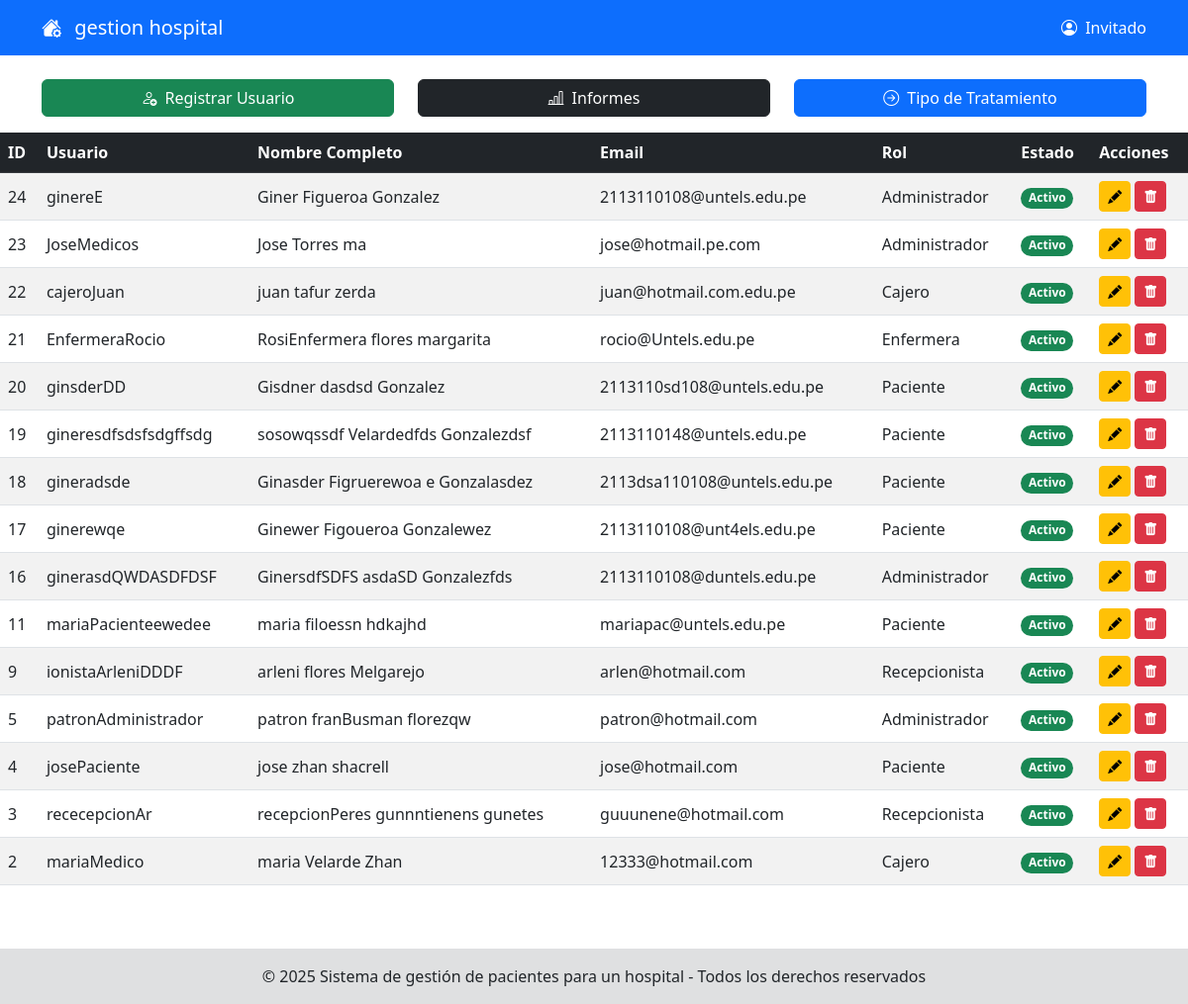
/modeloRol/administrador/gestionUsuario/indexGestionUsuario.php, run on an earlier commit of the app's database.
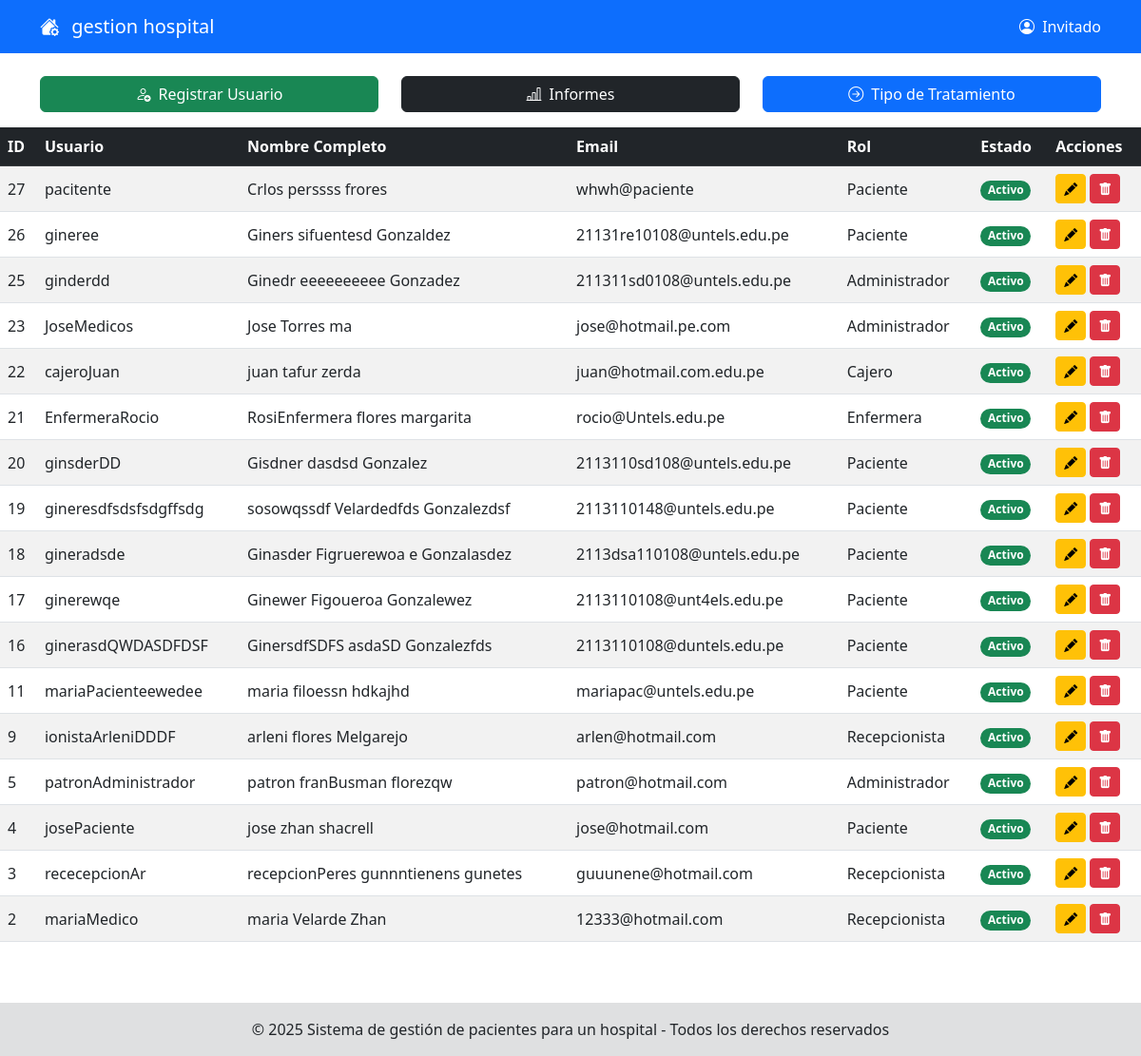
And on a later commit of the database.
### tables this page shows
CREATE TABLE `usuarios` (
  `id_usuario` int(11) NOT NULL,
  `id_rol` int(11) NOT NULL,
  `email` varchar(50) NOT NULL,
  `usuario_clave` varchar(255) NOT NULL,
  `usuario_usuario` varchar(50) NOT NULL,
  `nombre` varchar(50) NOT NULL,
  `apellido_paterno` varchar(50) NOT NULL,
  `apellido_materno` varchar(50) NOT NULL,
  `telefono` varchar(15) DEFAULT NULL,
  `activo` tinyint(1) DEFAULT 1,
  `ultimo_login` datetime DEFAULT NULL,
  `estatus` int(11) NOT NULL,
  `creado_en` timestamp NOT NULL DEFAULT current_timestamp(),
  `actualizado_en` timestamp NOT NULL DEFAULT current_timestamp() ON UPDATE current_timestamp()
);

CREATE TABLE `roles` (
  `id_rol` int(11) NOT NULL,
  `nombre` varchar(20) NOT NULL,
  `descripcion` varchar(100) DEFAULT NULL,
  `creado_en` timestamp NOT NULL DEFAULT current_timestamp()
);

### modeloRol/administrador/gestionUsuario/indexGestionUsuario.php (called while the page is built, shortened)
<?php
include_once('./formGestionUsuario.php');
$obj = new formGestionUsuario();
$obj->formGestionUsuarioShow();
?>

### modelo/conexion.php (called while the page is built, shortened)
<?php
class Conexion
{
    private static $instancia = null;
    private $connection;
    private $host = 'localhost';
    private $user = 'root';
    private $pass = '';
    private $dbName = 'opipitaltrabajo';
    private function __construct()
    {
        $this->connection = new mysqli($this->host, $this->user, $this->pass, $this->dbName);
        $this->connection->set_charset("utf8");
    }
    public static function getInstancia()
    {
        if (self::$instancia === null) {
            self::$instancia = new Conexion();
        }
        return self::$instancia;
    }
    public function getConnection()
    {
        return $this->connection;
    }
}
?>

### modelo/UsuarioDAO.php (called while the page is built, shortened)
<?php
include_once('Conexion.php');
class UsuarioDAO
{
    private $connection;
    public function __construct() {
        $this->connection = Conexion::getInstancia()->getConnection();
    }
    public function obtenerTodosUsuarios()
    {
        $sql = "SELECT u.id_usuario, u.usuario_usuario, u.nombre, u.apellido_paterno, u.apellido_materno, u.email, u.telefono, u.id_rol, u.activo, r.nombre as rol_nombre
                FROM usuarios u
                INNER JOIN roles r ON u.id_rol = r.id_rol
                ORDER BY u.id_usuario DESC";
        $resultado = $this->connection->query($sql);
        $usuarios = [];
        if ($resultado) {
            while ($fila = $resultado->fetch_assoc()) {
                $usuarios[] = $fila;
            }
        }
        return $usuarios;
    }
}

### modeloRol/administrador/gestionUsuario/formGestionUsuario.php (the view, shortened to what this page needs)
<?php
include_once("../../../shared/pantalla.php");
include_once("../../../modelo/UsuarioDAO.php");
class UsuarioIterator implements Iterator {
    private $usuarios;
    private $position = 0;
    public function __construct(array $usuarios) { $this->usuarios = $usuarios; }
    public function rewind(): void { $this->position = 0; }
    public function next(): void { ++$this->position; }
    public function valid(): bool { return isset($this->usuarios[$this->position]); }
}
class formGestionUsuario extends pantalla
{
    private function visitarEstadoUsuario($usuario) {
        $activo = $usuario['activo'] == 1;
        $color = $activo ? 'success' : 'danger';
        $texto = $activo ? 'Activo' : 'Inactivo';
        $esEliminable = $activo;
        $esReactivable = !$activo;
        return [
            'color' => $color,
            'texto' => $texto,
            'esEliminable' => $esEliminable,
            'esReactivable' => $esReactivable
        ];
    }
    public function formGestionUsuarioShow()
    {
        $this->cabeceraShow("Gestión de Usuarios");
        $objUsuarioDAO = new UsuarioDAO();
        $listaUsuarios = $objUsuarioDAO->obtenerTodosUsuarios();
        $usuarioIterator = new UsuarioIterator($listaUsuarios);
?>
<div class="row mb-3">
    <div class="col-md-4 text-start">
        <a href="./registrarUsuario/indexRegitroUsuario.php" class="btn btn-success w-100">
            <i class="bi bi-person-add me-2"></i>Registrar Usuario
        </a>
    </div>
    <div class="col-md-4 text-center">
        <a href="../gestionInformesFinanciero/indexDashboardBoletas.php" class="btn btn-dark w-100">
            <i class="bi bi-bar-chart-line me-2"></i>Informes
        </a>
    </div>
    <div class="col-md-4 text-end">
        <a href="../gestionTipoDeTratamientoCosto/indexTipoTratamiento.php" class="btn btn-primary w-100">
            <i class="bi bi-arrow-right-circle me-2"></i>Tipo de Tratamiento
        </a>
    </div>
</div>
            </div>
            <div class="table-responsive">
                <table class="table table-striped table-hover align-middle">
                    <thead>
                        <tr class="table-dark">
                            <th>ID</th><th>Usuario</th><th>Nombre Completo</th>
                            <th>Email</th><th>Rol</th><th>Estado</th><th>Acciones</th>
                        </tr>
                    </thead>
                    <tbody>
                        <?php
                        if ($usuarioIterator->valid()) {
                            foreach ($usuarioIterator as $usuario) {
                                $estadoVisitado = $this->visitarEstadoUsuario($usuario);
                        ?>
                                <tr>
                                    <td><?php echo htmlspecialchars($usuario['id_usuario']); ?></td>
                                    <td><?php echo htmlspecialchars($usuario['usuario_usuario']); ?></td>
                                    <td><?php echo htmlspecialchars($usuario['nombre'] . " " . $usuario['apellido_paterno'] . " " . $usuario['apellido_materno']); ?></td>
                                    <td><?php echo htmlspecialchars($usuario['email']); ?></td>
                                    <td><?php echo htmlspecialchars($usuario['rol_nombre'] ?? 'N/A'); ?></td>
                                    <td>
                                        <span class="badge rounded-pill bg-<?php echo $estadoVisitado['color']; ?>">
                                            <?php echo $estadoVisitado['texto']; ?>
                                        </span>
                                    </td>
                                    <td>
                                        <a href="./editarUsuario/indexEditarUsuario.php?id=<?php echo htmlspecialchars($usuario['id_usuario']); ?>" class="btn btn-sm btn-warning" title="Editar">
                                            <i class="bi bi-pencil-fill"></i>
                                        </a>
                                        <?php if ($estadoVisitado['esEliminable']) { ?>
                                            <button class="btn btn-sm btn-danger" title="Eliminar/Desactivar" onclick="confirmarEliminar(<?php echo htmlspecialchars($usuario['id_usuario']); ?>)">
                                                <i class="bi bi-trash-fill"></i>
                                            </button>
                                        <?php } ?>
                                    </td>
                                </tr>
                            <?php }
                        } else { ?>
                            <tr><td colspan="7" class="text-center">No hay usuarios registrados.</td></tr>
                        <?php } ?>
                    </tbody>
                </table>
            </div>
<?php
        $this->pieShow();
    }
}

### shared/pantalla.php (shortened to what this page needs)
<?php
class pantalla
{
    public function cabeceraShow($titulo = "")
    {
?>
<!DOCTYPE html>
<html lang="es">
<head>
    <link href="https://cdn.jsdelivr.net/npm/bootstrap@5.3.0/dist/css/bootstrap.min.css" rel="stylesheet">
    <link rel="stylesheet" href="https://cdn.jsdelivr.net/npm/bootstrap-icons@1.10.0/font/bootstrap-icons.css">
</head>
<body>
    <nav class="navbar navbar-expand-lg navbar-dark bg-primary">
        <div class="container">
            <a class="navbar-brand" href="../index.php">
                <i class="bi bi-house-gear-fill me-2"></i>
                 gestion hospital
            </a>
            <div class="navbar-nav ms-auto">
                <span class="navbar-text text-white">
                    <i class="bi bi-person-circle me-1"></i>
                    <?php echo $_SESSION['login'] ?? 'Invitado'; ?>
                </span>
            </div>
        </div>
    </nav>
    <div class="container mt-4">
<?php
    }
    public function pieShow()
    {
?>
    <footer class="bg-light text-center text-lg-start mt-5">
        <div class="text-center p-3" style="background-color: rgba(0, 0, 0, 0.1);">
            © 2025  Sistema de gestión de pacientes para un hospital - Todos los derechos reservados
        </div>
    </footer>
</body>
</html>
<?php
    }
}
?>

What changed in the data, as far as the page shows it:
removed usuarios: id_usuario "24", usuario_usuario "ginereE", nombre+apellido_paterno+apellido_materno "Giner Figueroa Gonzalez", email "2113110108@untels.edu.pe", id_rol.nombre "Administrador", activo "Activo"
added usuarios: id_usuario "27", usuario_usuario "pacitente", nombre+apellido_paterno+apellido_materno "Crlos perssss frores", email "whwh@paciente", id_rol.nombre "Paciente", activo "Activo"
added usuarios: id_usuario "26", usuario_usuario "gineree", nombre+apellido_paterno+apellido_materno "Giners sifuentesd Gonzaldez", email "21131re10108@untels.edu.pe", id_rol.nombre "Paciente", activo "Activo"
added usuarios: id_usuario "25", usuario_usuario "ginderdd", nombre+apellido_paterno+apellido_materno "Ginedr eeeeeeeeee Gonzadez", email "211311sd0108@untels.edu.pe", id_rol.nombre "Administrador", activo "Activo"
changed usuarios "ginerasdQWDASDFDSF": id_rol.nombre "Administrador" → "Paciente"
changed usuarios "mariaMedico": id_rol.nombre "Cajero" → "Recepcionista"
